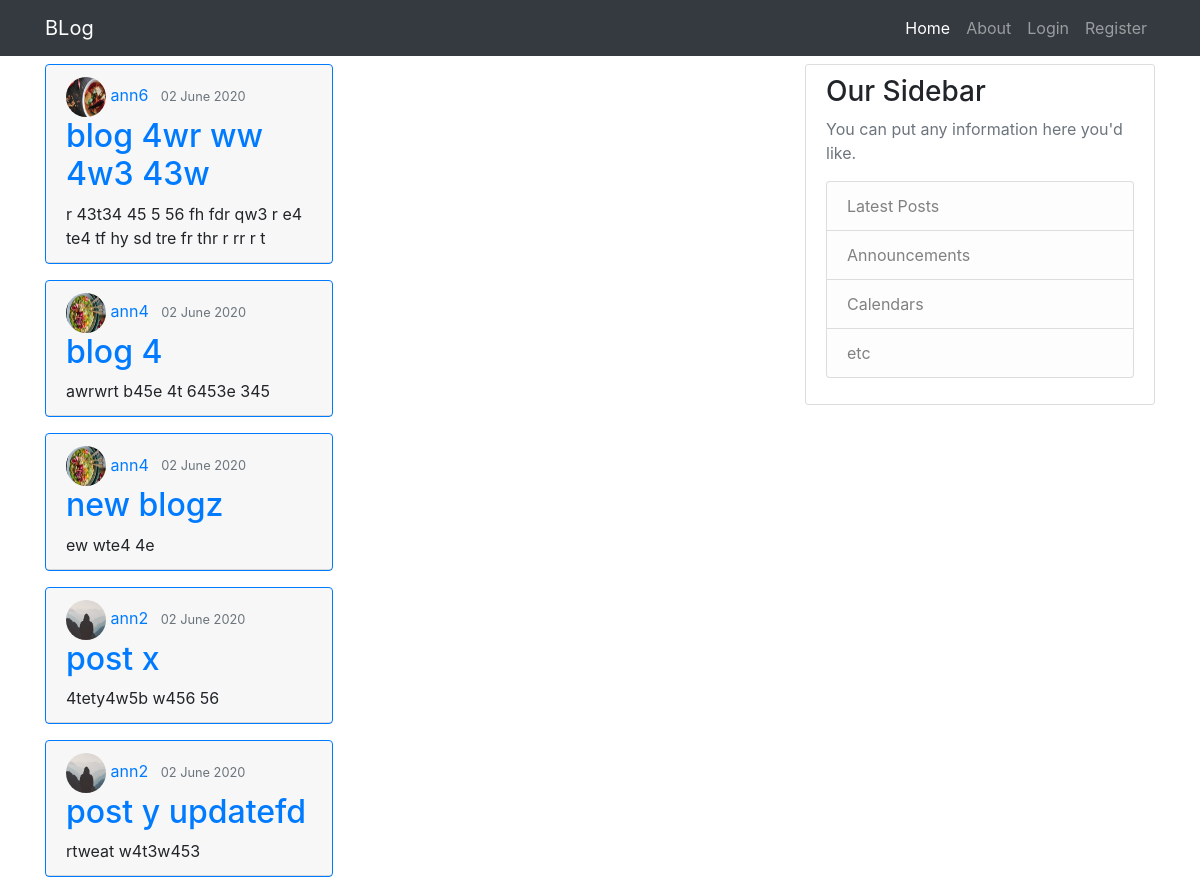
The page / on the database its author committed.
### blog/models.py (models this page shows, shortened)
class Post(models.Model):
    title= models.CharField(max_length=100)
    content=models.TextField()
    date_posted=models.DateTimeField(default=timezone.now)
    author=models.ForeignKey(User,on_delete=models.CASCADE)

### users/models.py (models this page shows, shortened)
class Profile(models.Model):
    user=models.OneToOneField(User,on_delete=models.CASCADE)
    image=models.ImageField(default='default.jpg',upload_to='profile_pics')

### blog/views.py (the view)
# urls.py: path('', PostListView.as_view() ,name='blog-home'),
class PostListView(ListView):
    model=Post
    template_name='blog/home.html'  #<app>/<model>_<viewtype>.html
    context_object_name= 'posts'
    ordering=['-date_posted']
    paginate_by=5

### blog/templates/blog/home.html
{% extends 'blog/layout.html' %}
{% block content %}
{%for post in posts%}
<article class="card border-primary mb-3" style="max-width: 18rem;">
  <div class="card-header">
    <div class="article-metadata">
      <img class="rounded-circle" src="{{ post.author.profile.image.url}}" height="40px" width="40px">
      <a class="mr-2" href="#">{{ post.author }}</a>
      <small class="text-muted">{{ post.date_posted|date:"d F Y" }}</small>
    </div>
    <h2><a class="card-title" href="{% url 'post-detail' post.id %}">{{ post.title }}</a></h2>
    <p class="card-text">{{ post.content }}</p>
  </div>
</article>
{% endfor %}
{% endblock%}

### rows shown on the page
Post: author.profile.image (picture), author "ann6", date_posted "02 June 2020", title "blog 4wr ww 4w3 43w", content "r 43t34 45 5 56 fh fdr qw3 r e4 te4 tf hy sd tre fr thr r rr r t"
Post: author.profile.image (picture), author "ann4", date_posted "02 June 2020", title "blog 4", content "awrwrt b45e 4t 6453e 345"
Post: author.profile.image (picture), author "ann4", date_posted "02 June 2020", title "new blogz", content "ew wte4 4e"
Post: author.profile.image (placeholder picture), author "ann2", date_posted "02 June 2020", title "post x", content "4tety4w5b w456 56"
Post: author.profile.image (placeholder picture), author "ann2", date_posted "02 June 2020", title "post y updatefd", content "rtweat w4t3w453"
